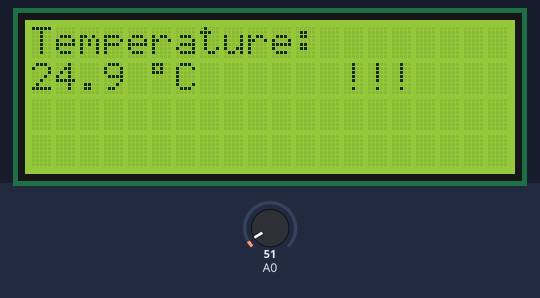
This sketch was run on a simulated Arduino Uno, built with avr-gcc and run on an emulated ATmega328P. Parts: 20×4 character LCD. Inputs (shaded band) come from the test bench; at power-on: A0 = 51.

Above: at 1.5 s.
1.6 s: A0 set to 61
At 4.0 s:
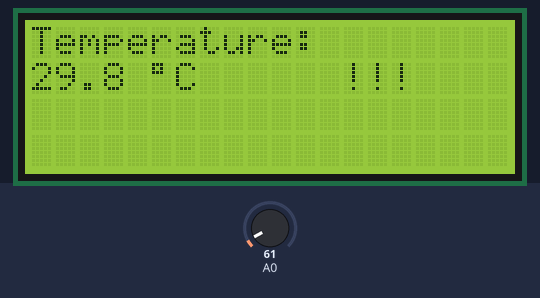
4.5 s: A0 set to 71
At 7.2 s:
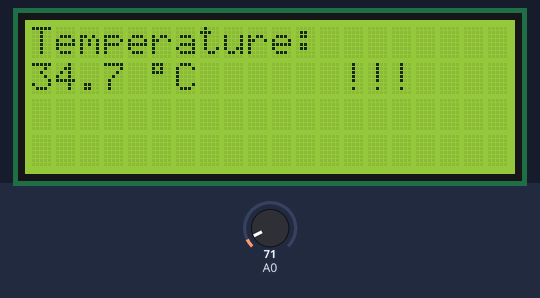
7.5 s: A0 set to 86
At 9.7 s:
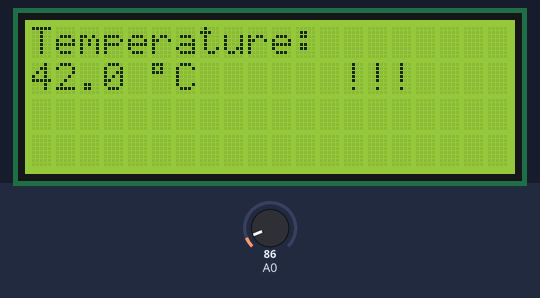
Timing chart, 0 to 11.2 s (numbered marks = the images above; inputs shaded):
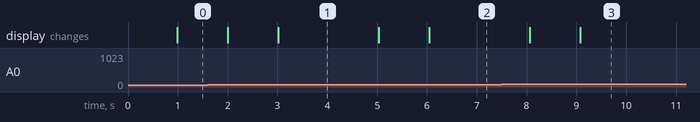

The sketch:

ex11_anssi.ino
```cpp
#include <LiquidCrystal_I2C.h>

/* Exercise 11

reads value from temperature sensor, calculates average of multiple measurements and prints average temperature on an LCD screen
Temperature is read every 100 ms and the number of averaged measurements is determinded by N_LOOPS.

Circuit:
* LM 35 DZ temperature sensor connected to A0, 5 V and ground
* I2C LCD-module connected to SCL, SDA, VIN and GND

Created 08 jan 2026
by Anssi Sohlman

*/

// Baud rate for serial monitor, mainly for debugging
const unsigned long MY_BAUD = 115200;

//Temperature limit for error message
const float TOOHOT = 23.5;

// the resolution and maximum voltage of A0
const int STEPS = 1023;
const float V_MAX = 5.0;

// Connecting to the LCD and creating an instance lcd via which the screen can be manipulated
LiquidCrystal_I2C lcd(0x27, 20, 4);

// For counting average temperature
const int N_LOOPS = 10;  // Number of readings to average
int count = 0;
double tempArr[N_LOOPS];  // Storing the measured temperatures

void setup() {

  Serial.begin(MY_BAUD);

  lcd.init();  // initialize the lcd
  lcd.backlight();

  //Write the text temperature
  lcd.setCursor(0, 0);
  lcd.print("Temperature: ");

  //Write the unit
  lcd.setCursor(5, 1);
  lcd.print((char)223);  //Picked up from a forum, no idea why this prints the degree sign
  lcd.print("C");
}

void loop() {

  //read the converted analogue value
  int val = analogRead(A0);

  //convert digital value to voltage
  float voltage = (float)val * (V_MAX / STEPS);

  //convert voltage to temperature and print
  float temp = voltage / 0.01;
  // Serial.print("Temperature:\t");
  // Serial.print(temp, 1);
  // Serial.print(" ");
  // // Serial.write(176); //Doesn't work
  // Serial.println("°C");
  // Serial.print("Counter:\t");
  // Serial.println(count);

  tempArr[count] = temp;
  count++;

  //Calculating average temperature
  if (count == N_LOOPS) {
    float sum = 0.0;
    float avgTemp = 0.0;

    //Adding temperatures
    for (int i = 0; i < N_LOOPS; i++) {
      sum = sum + tempArr[i];
    }

    avgTemp = sum / N_LOOPS;

    // Serial.println("");
    // Serial.print("Average temperature:\t");
    // Serial.print(avgTemp, 1);
    // Serial.print(" ");
    // // Serial.write(176); //Doesn't work
    // Serial.println("°C");

    //Updating the LCD

    lcd.setCursor(0, 1);
    lcd.print(avgTemp, 1);

    //Print warning if temparature is too high
    if (avgTemp > TOOHOT) {
      lcd.setCursor(13, 1);
      lcd.print("!!!");
    }

    count = 0;
  }

  Serial.println('\n');

  delay(100);
}
```

Measured:
- after the input at 1.6 s, the display: first changes after 0.40 s (image 1 shows a later state)
- after the input at 4.5 s, the display: first changes after 0.53 s (image 2 shows a later state)
- after the input at 7.5 s, the display: first changes after 0.56 s (image 3 shows a later state)
